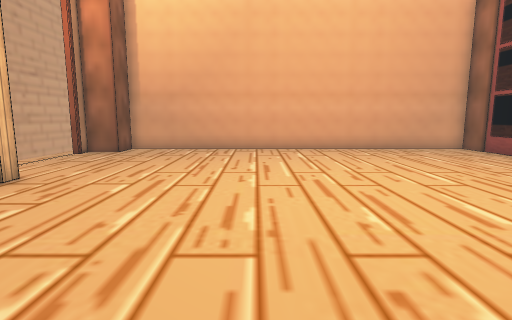
View 1 (above)

12 first-person views from a walk through a 3-D level made in the Unity game engine. The camera is 1.5 m above the floor, tilts 8° down and sees 80° across. Doors are open. The floor is counted in squares, 1 m on a side. Each view is taken from the middle of a square. On the plan, view 1 faces up. The plan holds only what a view shows up to about 15 squares ahead; the rest is blank. The place goes on beyond the plan. Some surface patterns are stand-ins.

View 2
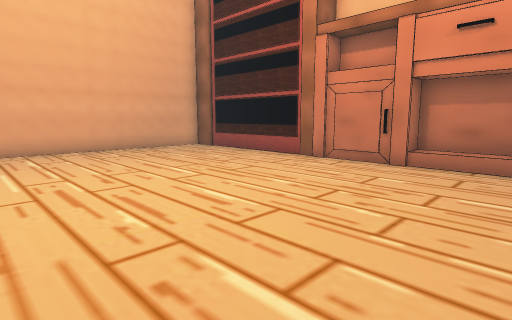

View 3
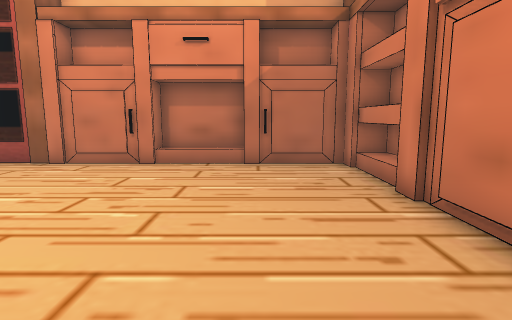

View 4
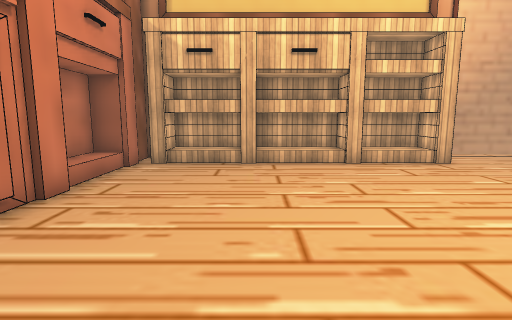

View 5
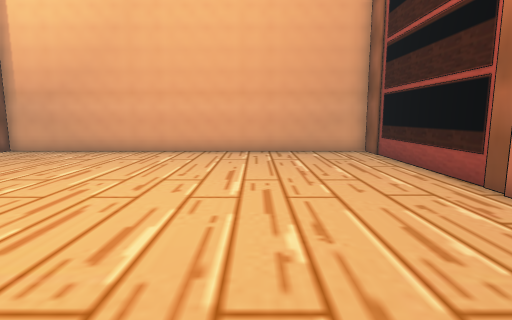

View 6
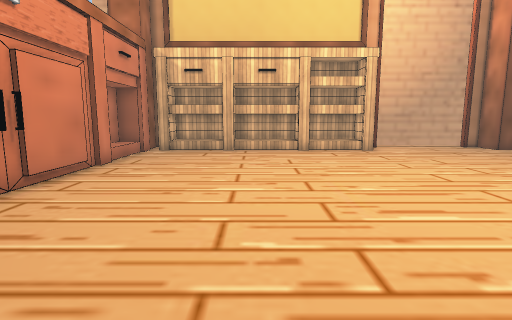

View 7
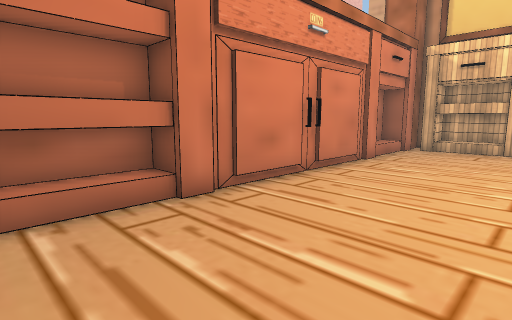

View 8
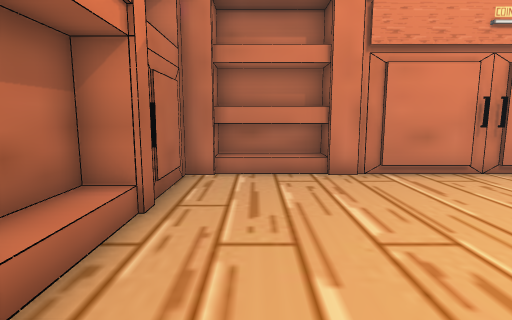

View 9
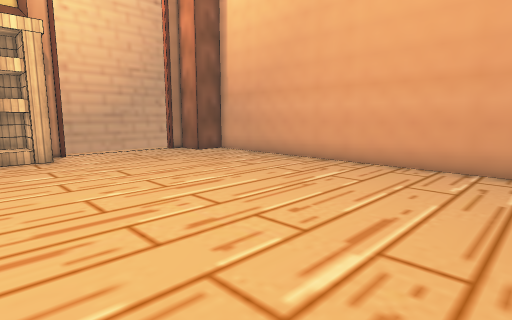

View 10
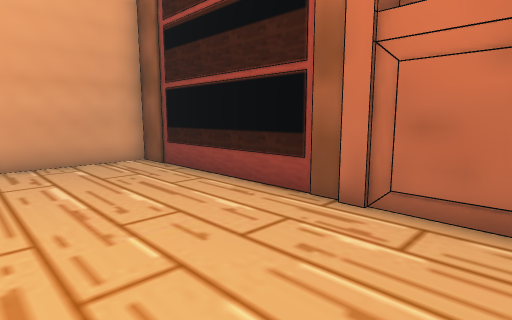

View 11
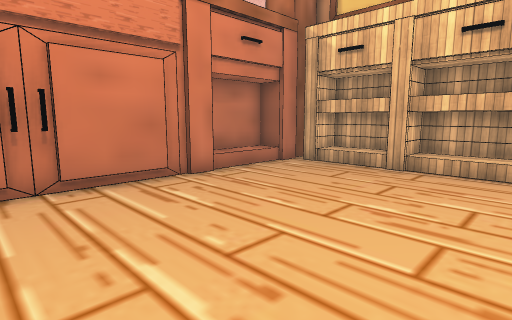

View 12
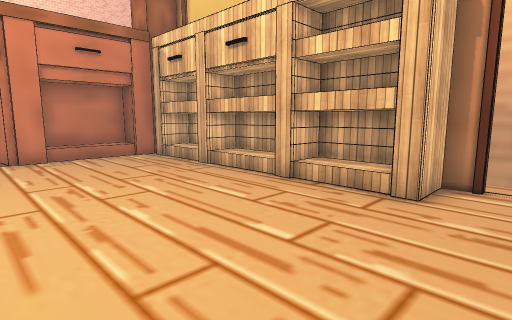

### Floor plan
Points are (right, up) in squares from view 1. A wall is a line through its corners. A room is listed if a view was taken in it or the views show most of it. See-through windows are left out.
Room 1 (views 1, 2, 3, 4, 5, 6, 7, 8, 9, 10, 11, 12)
walls: (9.9, 6.2) (9.7, 6.8); (9.8, 2.5) (9.8, 7.4); (-7.3, 8.1) (-7.3, 7.3) (-5.9, 7.3) (-5.9, -2.4); (-2.5, -2.9) (9.8, -2.9) (9.8, 0.4) (10.7, 0.4) (10.7, 3.3) (9.7, 3.3); (9.8, 13.4) (9.8, 14.5) (-5.9, 14.5) (-5.9, 13.1) (-7.3, 13.1); (-5.2, -2.8) (-5.2, -3.9) (-2.3, -3.9); (-7.2, -2.9) (-4.5, -2.9)
ways out: open door at (-7, 10)
objects: shelf (10, 8); shelf (10, 9) to (10, 12); shelf (10, 13)

Where each view was taken, in squares from view 1:
view 1: 0 up, 0 right, facing up
view 2: 0 up, 0 right, facing up-right
view 3: 0 up, 0 right, facing right
view 4: 1 up, 4 right, facing left
view 5: 1 up, 5 right, facing up
view 6: 2 up, 8 right, facing left
view 7: 2 up, 9 right, facing down-left
view 8: 5 up, 8 right, facing down
view 9: 5 up, 6 right, facing up-left
view 10: 4 up, 5 right, facing up-right
view 11: 4 up, 3 right, facing down-left
view 12: 9 up, 0 right, facing down-left
